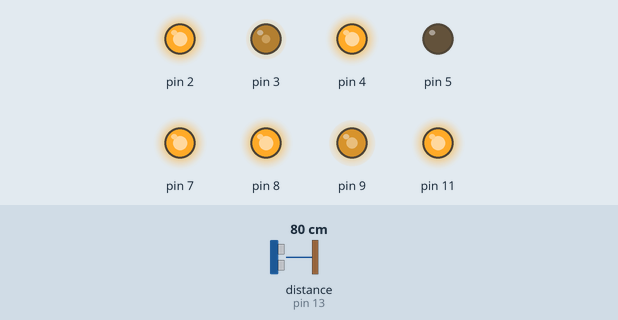
Simulated run of this sketch. Board: Arduino Uno, built with avr-gcc and run on an emulated ATmega328P. On the bench: output pins drawn as LEDs (lit = HIGH). Wiring (inferred from the names in the program): ultrasonic range finder: trigger pin 12; echo pin 13. The test bench sets the inputs (shaded band); at power-on: distance to the obstacle (sensor on pin 13) 80 cm. The echo pulse lasts 58.3 µs per cm; pins used as bus, display or sensor lines are not drawn.

Above: at 1.8 s.
1.9 s: distance to the obstacle (sensor on pin 13) set to 2 cm
At 2.9 s:
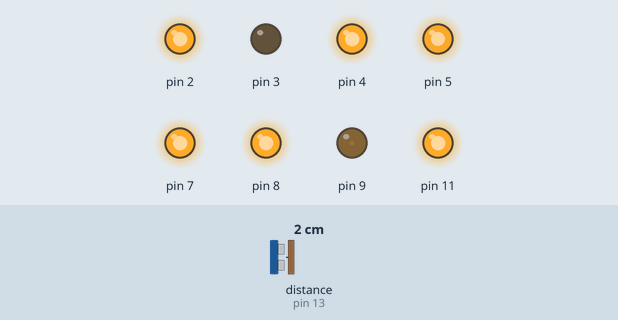
3.4 s: distance to the obstacle (sensor on pin 13) set to 60 cm
At 4.7 s:
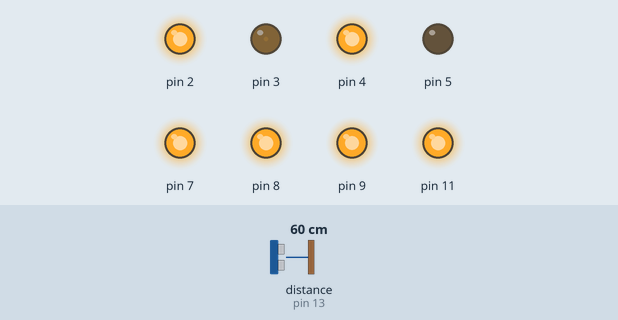
5.0 s: distance to the obstacle (sensor on pin 13) set to 18 cm
At 6.2 s:
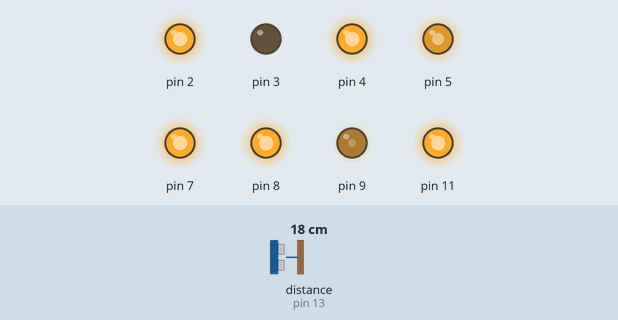
6.5 s: distance to the obstacle (sensor on pin 13) set to 35 cm
At 7.4 s:
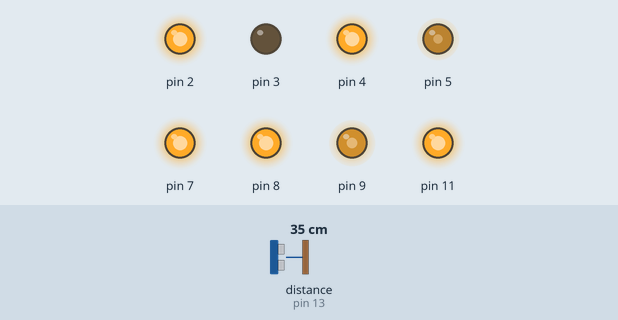
8.0 s: distance to the obstacle (sensor on pin 13) set to 120 cm
At 9.0 s:
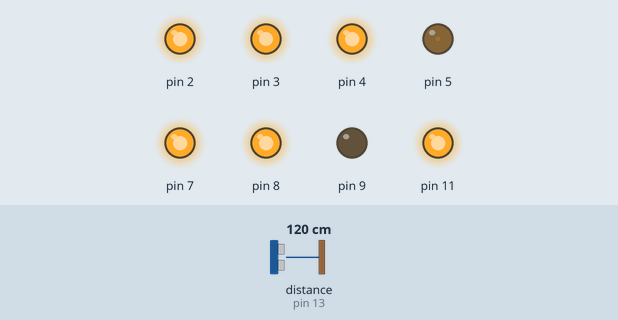
9.5 s: distance to the obstacle (sensor on pin 13) set to 79 cm
11.2 s: distance to the obstacle (sensor on pin 13) set to 71 cm
At 13.1 s:
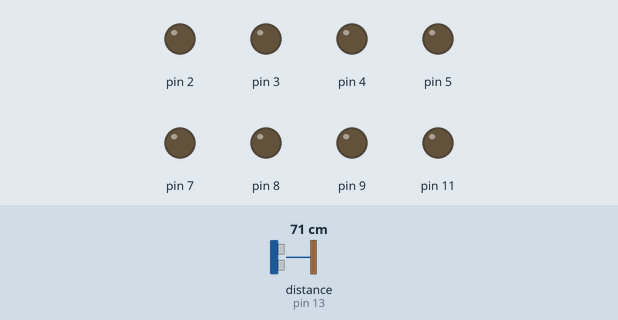
Timing chart, 0 to 15.2 s (numbered marks = the images above; inputs shaded):
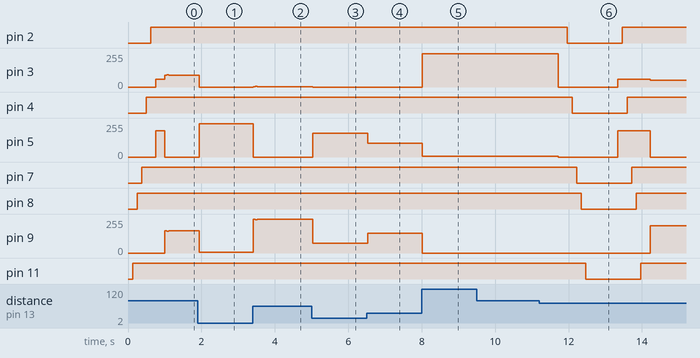

Measured:
- the behaviour switches between 77 and 76 cm on distance to the obstacle (sensor on pin 13) (found by bisection; images 5 and 6)
- after the input at 1.9 s, pin 3: 89/255 → 0/255 at once; pin 5: 0/255 → 249/255 at once; pin 9: 166/255 → 6/255 at once
- after the input at 3.4 s, pin 3: 0/255 → 2/255 at once; pin 5: 249/255 → 0/255 at once; pin 9: 6/255 → 253/255 at once
- after the input at 5.0 s, pin 3: 2/255 → 0/255 at once; pin 5: 0/255 → 180/255 at once; pin 9: 253/255 → 75/255 at once
- after the input at 6.5 s, pin 5: 180/255 → 105/255 at once; pin 9: 75/255 → 150/255 at once
- after the input at 8.0 s, pin 3: 0/255 → 248/255 at once; pin 5: 105/255 → 7/255 at once; pin 9: 150/255 → 0/255 at once
- after the input at 9.5 s, every drawn part: stays the same
- after the input at 11.2 s, pin 2: HIGH → LOW after 0.77 s, → HIGH 1.5 s later; pin 3: 248/255 → 0/255 after 0.52 s, → 59/255 1.6 s later, → 50/255 0.88 s later; pin 4: HIGH → LOW after 0.89 s, → HIGH 1.5 s later; pin 5: 7/255 → 0/255 after 0.52 s, → 196/255 1.6 s later, → 0/255 0.88 s later; pin 7: HIGH → LOW after 1.0 s, → HIGH 1.5 s later

The sketch:

christmas_tree.ino
```cpp
/*
 * Christmas tree circuit
 */

int trig = 12;
int echo = 13;

void setup() {
  pinMode(2, OUTPUT);
  pinMode(3, OUTPUT);
  pinMode(4, OUTPUT);
  pinMode(5, OUTPUT);
  pinMode(7, OUTPUT);
  pinMode(8, OUTPUT);
  pinMode(9, OUTPUT);
  pinMode(11, OUTPUT);
  pinMode(trig, OUTPUT);
  pinMode(echo, INPUT);
  //Serial.begin(9600);
}

void clear_lights() {
  digitalWrite(2, LOW);
  digitalWrite(4, LOW);
  digitalWrite(5, LOW);
  digitalWrite(9, LOW);
  digitalWrite(7, LOW);
  digitalWrite(8, LOW);
  digitalWrite(11, LOW);
}

void light_up(int d) {
  clear_lights();

  delay(d);
  digitalWrite(11, HIGH);
  delay(d);
  digitalWrite(8, HIGH);
  delay(d);
  digitalWrite(7, HIGH);
  delay(d);
  digitalWrite(4, HIGH);
  delay(d);
  digitalWrite(2, HIGH);
  delay(d);
  showRGB(708);
  delay(d*2);
}

void light_down(int d) {
  clear_lights();

  delay(d);
  showRGB(708);
  delay(d);
  digitalWrite(2, HIGH);
  delay(d);
  digitalWrite(4, HIGH);
  delay(d);
  digitalWrite(7, HIGH);
  delay(d);
  digitalWrite(8, HIGH);
  delay(d);
  digitalWrite(11, HIGH);
  delay(d*2);
}

void dark_down(int d) {
  delay(d);
  topper(0, 0, 0);
  delay(d);
  digitalWrite(2, LOW);
  delay(d);
  digitalWrite(4, LOW);
  delay(d);
  digitalWrite(7, LOW);
  delay(d);
  digitalWrite(8, LOW);
  delay(d);
  digitalWrite(11, LOW);
  delay(d*2);
}

void topper(int r, int g, int b) {
  analogWrite(5, r % 256);
  analogWrite(3, g % 256);
  analogWrite(9, b % 256);
}

void sendTrigger(int trig) {
  digitalWrite(trig, LOW);
  delayMicroseconds(2);
  digitalWrite(trig, HIGH);
  delayMicroseconds(10);
  digitalWrite(trig, LOW);
}

int checkDistance() {
  sendTrigger(trig);
  readDistance(echo);
}

int readDistance(int echo) {
  unsigned long duration = pulseIn(echo, HIGH);
  return (duration / 2) / 20.1;
}

void showRGB(int color)
{
  int redIntensity;
  int greenIntensity;
  int blueIntensity;

  // Obviously copied this from somewhere...
  //
  // Here we'll use an "if / else" statement to determine which
  // of the three (R,G,B) zones x falls into. Each of these zones
  // spans 255 because analogWrite() wants a number from 0 to 255.

  // In each of these zones, we'll calculate the brightness
  // for each of the red, green, and blue LEDs within the RGB LED.

  if (color <= 255)          // zone 1
  {
    redIntensity = 255 - color;    // red goes from on to off
    greenIntensity = color;        // green goes from off to on
    blueIntensity = 0;             // blue is always off
  }
  else if (color <= 511)     // zone 2
  {
    redIntensity = 0;                     // red is always off
    greenIntensity = 255 - (color - 256); // green on to off
    blueIntensity = (color - 256);        // blue off to on
  }
  else // color >= 512       // zone 3
  {
    redIntensity = (color - 512);         // red off to on
    greenIntensity = 0;                   // green is always off
    blueIntensity = 255 - (color - 512);  // blue on to off
  }

  topper(redIntensity, blueIntensity, greenIntensity);
}

void distance_stuff() {
  int d = 0;
  while(d < 120 || d > 5000) {
    d = checkDistance();
    //Serial.println(d);
    showRGB(d * 3 % 768);
    delay(50);
  }
}

void wait_for_movement() {
  int i = 0;
  while(checkDistance() > 110 && i < 6000) {
    delay(10);
    i =i + 1;
  }
}

void loop() {
  light_up(125);
  distance_stuff();
  distance_stuff();
  wait_for_movement();
  delay(500);
  topper(0, 0, 0);
  dark_down(125);
  delay(500);
  light_down(125);
  distance_stuff();
  distance_stuff();
  wait_for_movement();
  delay(500);
  topper(0, 0, 0);
  dark_down(125);
}
```
